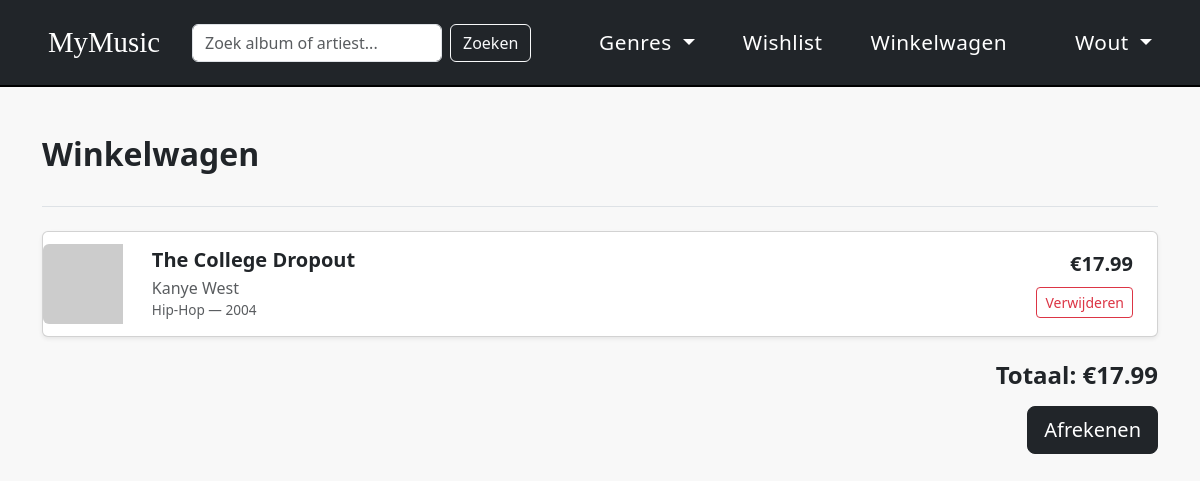
Before: /cart (signed in) with the older database file.
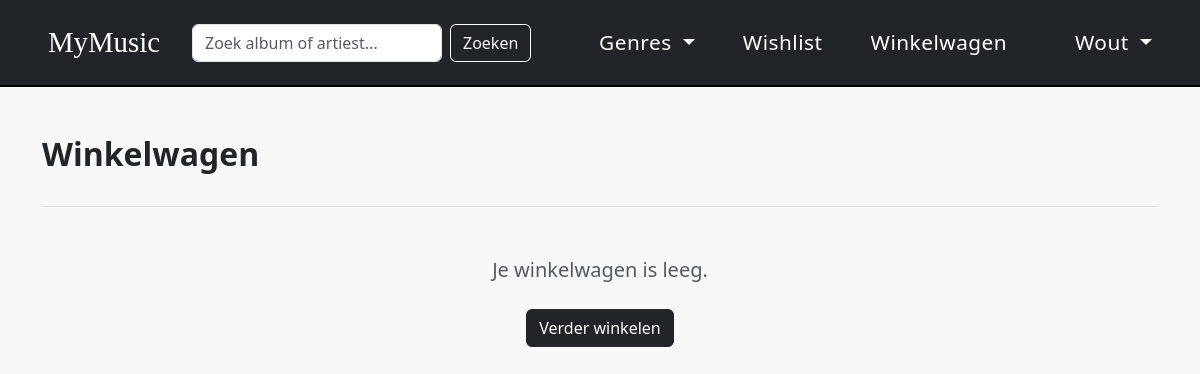
After: the same page with the newer database file.
### tables this page shows
CREATE TABLE cart (
            id INTEGER PRIMARY KEY AUTOINCREMENT,
            user_id INTEGER,
            album_id INTEGER,
            quantity INTEGER DEFAULT 1
        );

CREATE TABLE albums (
            id INTEGER PRIMARY KEY AUTOINCREMENT,
            title TEXT NOT NULL,
            artist TEXT NOT NULL,
            genre TEXT NOT NULL,
            year INTEGER,
            price REAL,
            type TEXT,
            cover_url TEXT,
            popularity INTEGER DEFAULT 0
        );

### app.py (the view)
@app.route("/cart")
def cart():
    if "user_id" not in session:
        return redirect("/login")
    con = get_db()
    items = con.execute("""
        SELECT albums.*, cart.quantity FROM albums
        JOIN cart ON albums.id = cart.album_id
        WHERE cart.user_id = ?
    """, (session["user_id"],)).fetchall()
    con.close()
    return render_template("cart.html", items=items)

### app.py (called while the page is built)
def get_db():
    con = sqlite3.connect(DB)
    con.row_factory = sqlite3.Row
    return con

### Templates/cart.html
{% extends "layout.html" %}
{% block content %}
<div class="py-4 mb-4 border-bottom">
    <h2 class="fw-bold">Winkelwagen</h2>
</div>
{% if items %}
<div class="row g-3">
    {% for item in items %}
    <div class="col-12">
        <div class="card shadow-sm">
            <div class="row g-0 align-items-center">
                <div class="col-md-1">
                    {% if item.cover_url %}
                        <img src="{{ item.cover_url }}" class="img-fluid rounded-start" alt="{{ item.title }}" style="height: 80px; object-fit: cover;" onerror="this.src='https://placehold.co/80x80?text=Geen+Cover'">
                    {% endif %}
                </div>
                <div class="col-md-8">
                    <div class="card-body">
                        <h5 class="card-title fw-bold mb-1">{{ item.title }}</h5>
                        <p class="card-text text-muted mb-0">{{ item.artist }}</p>
                        <p class="card-text text-muted" style="font-size: 0.85rem;">{{ item.genre }} — {{ item.year }}</p>
                    </div>
                </div>
                <div class="col-md-3 text-end pe-4">
                    <p class="fw-bold fs-5 mb-2">€{{ "%.2f"|format(item.price) }}</p>
                    <a href="/cart/remove/{{ item.id }}" class="btn btn-outline-danger btn-sm">Verwijderen</a>
                </div>
            </div>
        </div>
    </div>
    {% endfor %}
</div>
<div class="mt-4 text-end">
    <h4 class="fw-bold">Totaal: €{{ "%.2f"|format(items|sum(attribute='price')) }}</h4>
    <a href="/checkout" class="btn btn-dark btn-lg mt-2">Afrekenen</a>
</div>
{% else %}
<div class="text-center mt-5">
    <p class="text-muted fs-5">Je winkelwagen is leeg.</p>
    <a href="/" class="btn btn-dark mt-2">Verder winkelen</a>
</div>
{% endif %}
{% endblock %}

Changed rows visible on the page:
no longer on this page (row unchanged): cart: title "The College Dropout", artist "Kanye West", genre "Hip-Hop", year "2004"
removed albums: price "17.99"
Other visible differences:
{{ "%.2f"|format(items|sum(attribute='price')) }}: "17.99" → (not shown)
text no longer shown: "Totaal: € Afrekenen"
text now shown: "Je winkelwagen is leeg. Verder winkelen"
